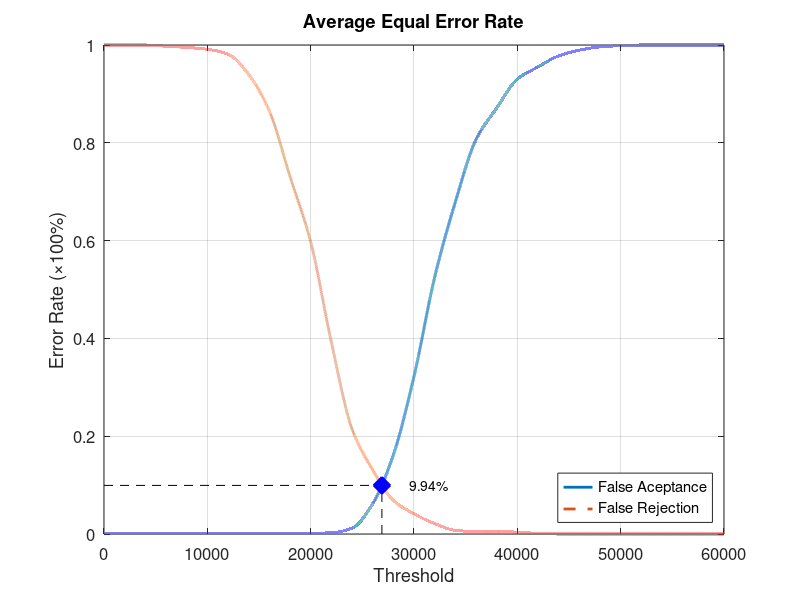
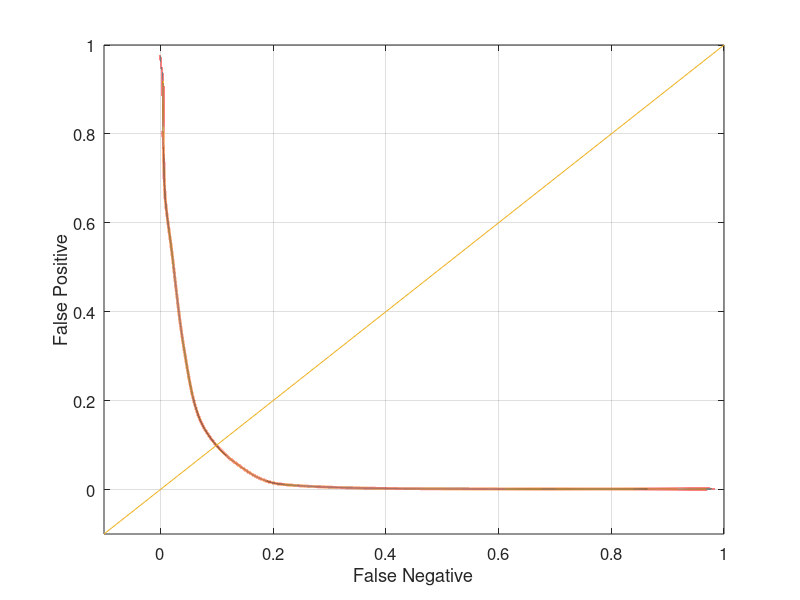

Recreate these plots in MATLAB, in order.
function yEER = Experiment2Average
close all;
clear;
clc;
x = 0:2000:60000;
xq = 0:0.5:60000;

y0 = [0 0.00131579 0.00131579 0.00131579 0.00131579 0.00131579 0.00131579 0.00131579 0.00131579 0.00131579 0.00131579 0.00263158 0.0118421 0.0618421 0.161842 0.322368 0.525 0.678947 0.806579 0.871053 0.930263 0.955263 0.977632 0.989474 0.996053 0.998684 1 1 1 1 1];
yy0 = interp1(x, y0, xq, 'pchip');
y1 = [1 1 1 0.9975 0.995 0.99125 0.98125 0.94 0.865 0.73125 0.5975 0.3925 0.215 0.13125 0.06875 0.04125 0.02125 0.0075 0.005 0.005 0.00375 0.00125 0 0 0 0 0 0 0 0 0];
yy1 = interp1(x, y1, xq, 'pchip');

% Calculating EER: 
y2 = abs(y0 - y1);
find(y2 == min(y2))
yy2 = abs(yy0 - yy1);
xEER = find(yy2 == min(yy2));
xEERIndex = xq(xEER) % X-axis EER
yEER = yy0(xEER) % Y-axis EER

main = figure
plot(xq, yy0,'-','LineWidth', 2);	hold on
plot(xq, yy1,'--','LineWidth', 2);	hold on
plot([xEERIndex xEERIndex], [0 yEER], 'k--');	hold on
plot([0 xEERIndex], [yEER yEER], 'k--');	hold on
plot(xEERIndex, yEER, 'bx', 'LineWidth', 10);	hold on
text(xEERIndex + 10 * xEERIndex / 100, yEER, [num2str(round((10000 * yEER)) / 100) '%'])
legend('False Aceptance', 'False Rejection', 'Location', 'SouthEast')
xlabel('Threshold')
ylabel('Error Rate (\times100%)')
title('Average Equal Error Rate')
set(gca, 'FontSize', 12)
axis([0 60000 0 1])
grid on

print(main, 'Experiment2AverageMain', '-dpng');
FNRxFPR = figure('Color', [1 1 1]);
plot(yy1, yy0, '-', yy1, yy0, 'LineWidth', 2);
hold on
y = -0.1:0.1:1
plot(y, y); 
set(gca, 'FontSize', 12)
xlabel('False Negative')
ylabel('False Positive')
axis([-0.1 1 -0.1 1])
set(gca, 'FontSize', 12)
grid on

print(FNRxFPR, 'Experiment2AverageFNRxFPR','-dpng');
end
